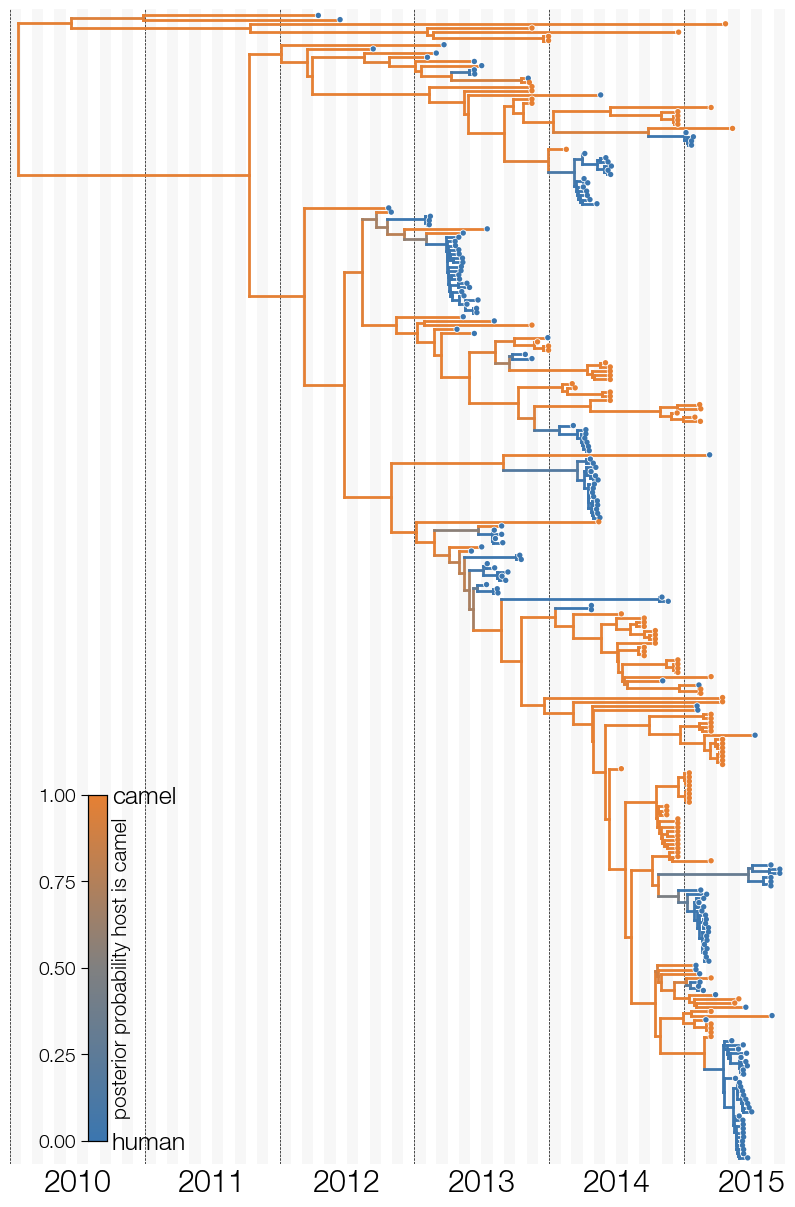

Source code (Python):
import baltic as bt
from baltic import bt_utils
import json

ll = bt.io.load_nexus('./../MERS-CoV/MERS.mcc.tree', 'time') ## import nexus MCC tree
ll.treeStats()

ll.sort_branches()
auspiceJSON = ll.to_auspice_json() ## convert to auspice JSON

outFile = open('mers-json.json', 'w')
json.dump(auspiceJSON, fp=outFile, indent=4) ## save JSON to file
outFile.close()
##########

import matplotlib as mpl
from matplotlib import pyplot as plt
from matplotlib.gridspec import GridSpec

import numpy as np

mpl.use("Agg")
#########

ll, meta = bt.io.load_JSON('mers-json.json', 'time') ## note that importing auspice JSONs results in a tuple - the baltic representation of the tree and a meta dict
ll.treeStats() ## report stats about tree

####### this does plotting
fig = plt.figure(figsize=(10, 15), facecolor='w')
gs = GridSpec(1, 1)

ax = plt.subplot(gs[0])

traitName = 'type'

host_cmap = bt_utils.make_cmap(['#3B76AF', 'grey', '#E68033'])
getCamelProb = lambda k: k.traits[f"{traitName}_confidence"]['c'] if 'c' in k.traits[f"{traitName}_confidence"] else 0.0 ## grab probability of host == camel

branchColourFxn = lambda k: host_cmap(1.0) if (k.is_leaf() and k.traits[traitName] != k.parent.traits[traitName]) else host_cmap(getCamelProb(k))
pointColourFxn = lambda k: host_cmap(getCamelProb(k))

ll.sort_branches()
ll.plot_tree(ax, colourFxn=branchColourFxn)
ll.plot_points(ax, pointSize=15, colourFxn=pointColourFxn, outlineColour='w', outlineSize=25)

########

calendarTimeline = bt_utils.generate_calendar_timeline('2010-01-01', '2015-10-01',spacing='yearly')
bt_utils.format_time_grid(ax, calendarTimeline, outputFmtFxn=lambda d: bt_utils.convert_date_format(d, '%Y-%m-%d', '%Y'))

calendarTimeline = bt_utils.generate_calendar_timeline('2010-01-01', '2015-10-01', spacing='monthly')
bt_utils.plot_time_grid(ax, calendarTimeline, edgeColour='none', alpha=0.03, zorder=0)

bt_utils.clean_axes(ax, removeTickLabels='y')

[ax.axvline(yr, color='k', ls='--', lw=0.5, zorder=0) for yr in range(2010, 2016)]

ax.set_xlim(bt_utils.calendar_to_decimal_date('2010-01-01'), bt_utils.calendar_to_decimal_date('2015-10-01'))
ax.set_ylim(-1, ll.ySpan + 1)

ax.tick_params(axis='x', labelsize=22)

#####
ax2 = ax.inset_axes([0.1, 0.02, 0.025, 0.3])
mpl.colorbar.ColorbarBase(ax2, cmap=host_cmap, ticks=np.linspace(0.0, 1.0, 5))
ax2.tick_params(size=5, labelsize=14)
ax2.set_ylabel('posterior probability host is camel', size=15)
ax3 = ax2.twinx()
ax3.set_ylim(0, 1)
ax3.set_yticks([0.0, 1.0])
ax3.set_yticklabels(['human', 'camel'])
ax3.tick_params(size=0, labelsize=18)

plt.savefig('auspice-json-io.png', bbox_inches='tight')